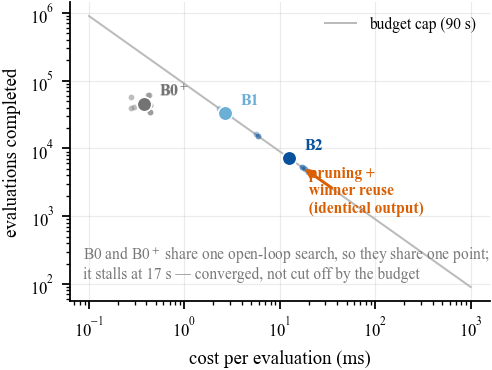

Recreate this plot in Python.
# -*- coding: utf-8 -*-
"""Cost per evaluation against evaluations completed (Section 5.7).

This is the figure behind the paper's cost argument.  Under a fixed wall clock
the two quantities are two readings of one thing, so plotting them against each
other on log axes puts every arm on a hyperbola and makes the budget line
visible: an arm can only move along it, and a mechanism has to buy more per
evaluation than it costs in evaluations forgone.  Stating it that way is what
turns "our method is slower" from an apology into a quantity.

The line is drawn at the *nominal* cap, not at the mean of observed runtimes.
Averaging the two regimes present here (B0 stalls at ~18 s, the closed-loop arms
exhaust the 90 s) would put the line at 54 s, a budget no run ever received.
B0 therefore sits visibly below the line, which is the honest picture: it
converged and stopped rather than being cut off.  Arm markers use the geometric
mean, the only average on log axes for which cost x evaluations still equals the
arm's wall clock -- the arithmetic mean of three instances whose cost scales
differ threefold puts B2 on a 121 s hyperbola that no run occupies.

The pruning ablation is drawn on the same axes when its CSV is present, because
it is the one intervention that moves an arm *along* the line without changing
what the arm computes -- the two points are bit-identical in output, so the
segment between them is pure cost reduction.

Output stem fig_protocol, which is what paper.tex includes.
Data: clbs/output/ladder_cost.csv (tools/ladder_diag.py),
      clbs/output/prune_ablation.csv (tools/prune_ablation.py, optional).

Run: py paper01/fig/fig_protocol.py
"""
from __future__ import annotations

import os
import sys

sys.path.insert(0, os.path.dirname(os.path.abspath(__file__)))

from _style import (COL, FS_ANNOT, FS_FOOT, FS_LEG, LADDER,  # noqa: E402
                    LADDER_COLOR, LADDER_SHORT, load_output, plt, save)

HINT = "py -u -m tools.ladder_diag --budget 90 --seeds 42,7,2024"

BUDGET = 90.0   # the cap offered to every arm, declared in Section 5.1.2


def gmean(vals):
    p = 1.0
    for v in vals:
        p *= v
    return p ** (1.0 / len(vals))


def main() -> None:
    rows = load_output("ladder_cost.csv", HINT)
    fig, ax = plt.subplots(figsize=(COL, 2.5))

    xs = [10 ** (i / 40.0) for i in range(-40, 121)]
    ax.plot(xs, [1000.0 * BUDGET / x for x in xs], color="#bbbbbb",
            linewidth=0.9, zorder=1,
            label="budget cap (%.0f s)" % BUDGET)

    stall_at = float("nan")
    for arm in LADDER:
        rs = [r for r in rows if r["arm"] == arm]
        if not rs:
            continue
        # Per-instance points behind the marker: the spread is real and the
        # marker is a summary of it, not a measurement in its own right.
        ax.plot([r["ms_per_eval"] for r in rs], [r["decodes"] for r in rs],
                "o", color=LADDER_COLOR[arm], markersize=2.6, alpha=0.35,
                markeredgewidth=0.0, zorder=3)
        x, y = gmean([r["ms_per_eval"] for r in rs]), gmean([r["decodes"]
                                                             for r in rs])
        ax.plot([x], [y], "o", color=LADDER_COLOR[arm], markersize=6.5,
                markeredgecolor="white", markeredgewidth=0.7, zorder=5)
        ax.annotate(LADDER_SHORT[arm], (x, y), textcoords="offset points",
                    xytext=(7, 4), fontsize=7.2, color=LADDER_COLOR[arm],
                    fontweight="bold")
        if arm == "B0":
            stall_at = gmean([r["runtime_sec"] for r in rs])

    # Two things a reader would otherwise misread: the overlapping B0/B0+ marker
    # looks like a plotting bug, and B0 sitting off the line looks like a
    # shortchanged baseline rather than one that finished searching.
    ax.text(0.03, 0.06, "B0 and B0$^+$ share one open-loop search, so they "
                        "share one point;\nit stalls at %.0f s — converged, "
                        "not cut off by the budget" % stall_at,
            transform=ax.transAxes, fontsize=FS_FOOT, color="#777777",
            va="bottom")

    try:
        pr = load_output("prune_ablation.csv",
                         "py -u -m tools.prune_ablation --budget 90")
    except SystemExit:
        pr = None
    if pr:
        pts = {}
        # prune_ablation.csv tags the two settings as 开/关; look up by those
        # keys and never print them -- the arrow label below is English.
        prune_on, prune_off = "开", "关"
        for label in (prune_on, prune_off):
            rs = [r for r in pr if r["arm"] == label]
            if rs:
                pts[label] = (gmean([r["ms_per_eval"] for r in rs]),
                              gmean([r["decodes"] for r in rs]))
        if len(pts) == 2:
            (x0, y0), (x1, y1) = pts[prune_off], pts[prune_on]
            ax.annotate("", xy=(x1, y1), xytext=(x0, y0),
                        arrowprops=dict(arrowstyle="-|>", color="#d95f02",
                                        linewidth=1.3))
            ax.text(x1, y1, "  pruning +\n  winner reuse\n  (identical output)",
                    fontsize=FS_ANNOT, color="#d95f02", va="top",
                    fontweight="bold")

    ax.set_xscale("log")
    ax.set_yscale("log")
    ax.set_xlabel("cost per evaluation (ms)")
    ax.set_ylabel("evaluations completed")
    ax.legend(loc="upper right", fontsize=FS_LEG)
    fig.tight_layout()
    save(fig, "fig_protocol")


if __name__ == "__main__":
    main()
